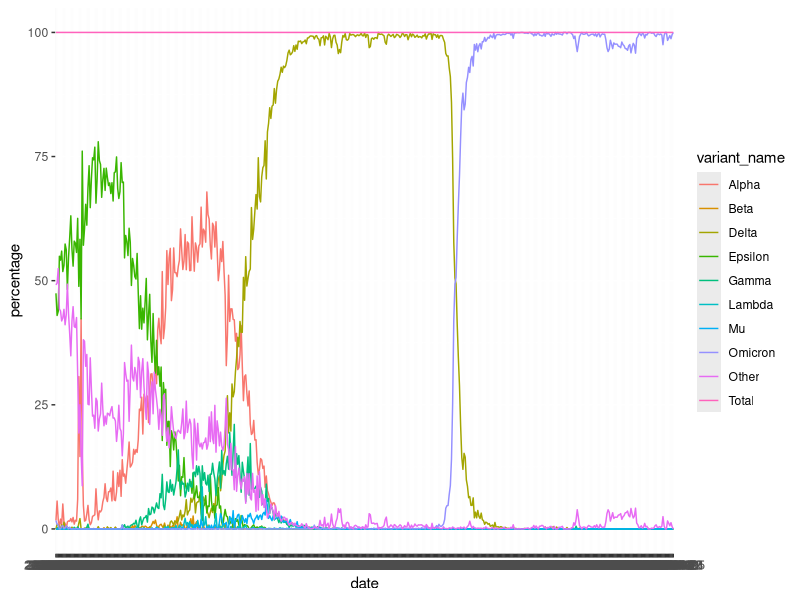
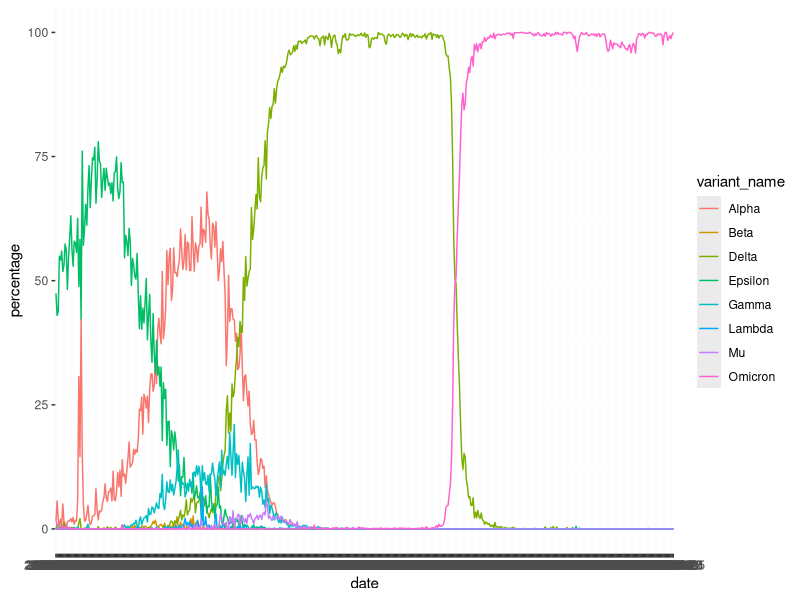
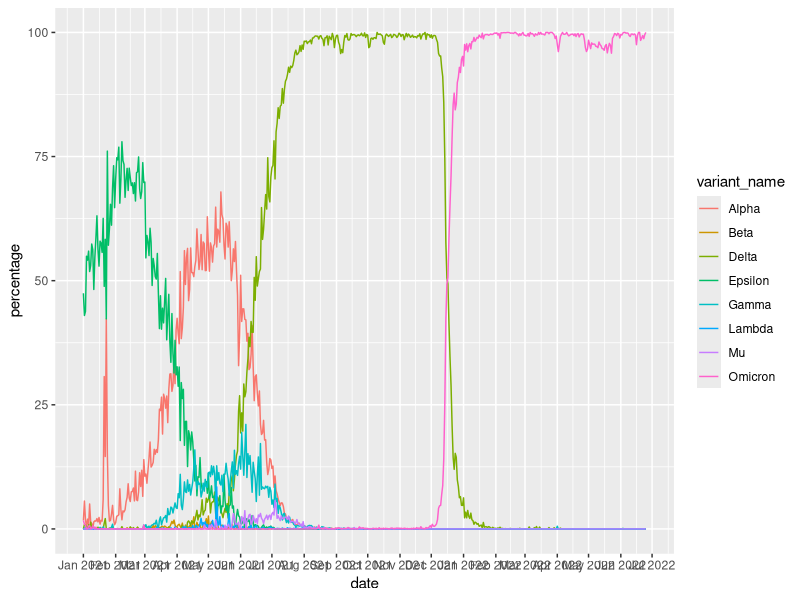
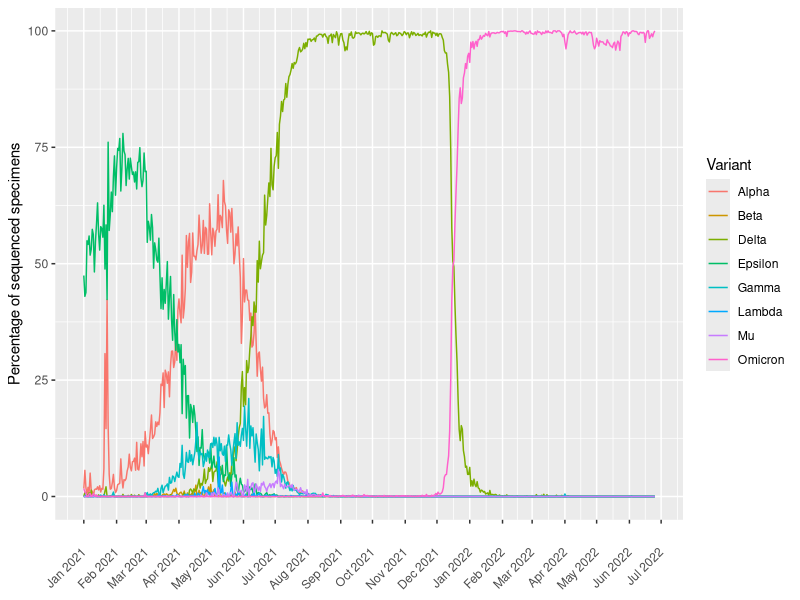
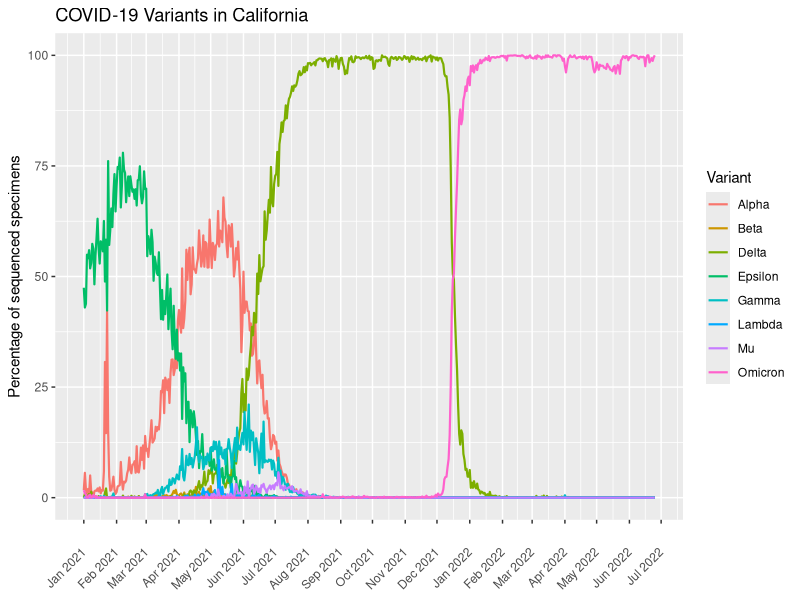
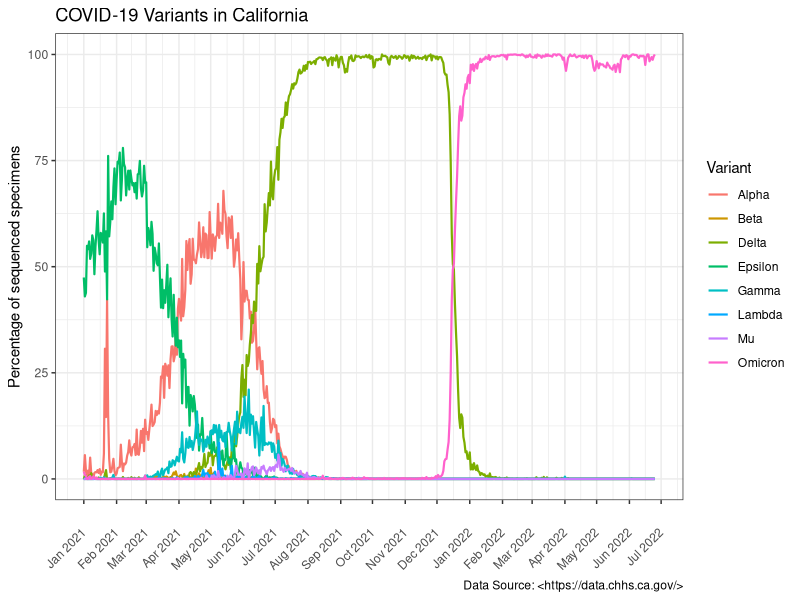

R code for these plots, in order:
## ---- chunk 1
library(dplyr)
library(lubridate)
library(ggplot2)
## ---- chunk 2
total_data <- read.csv("covid19_variants.csv")
# Preliminary look at the data
head(total_data)
## ---- chunk 3
ggplot(total_data, aes(x = date, y = percentage, group = variant_name, color = variant_name))+
  geom_line()
## ---- chunk 4
# Filter out all rows that have a variant name of "Total"
no_total <- total_data %>% filter(variant_name != "Total" )

# Filter out all rows with a variant name of "Other"
variants <- no_total %>% filter(variant_name != "Other")

# Graph to ensure that total and other are no longer represented on the graph
ggplot(variants, aes(x = date, y = percentage, group = variant_name, color = variant_name))+
  geom_line()
## ---- chunk 5
# Convert each date in the date column into the lubridate date class.
variants$date <- as_date(variants$date)

#graph again, with the X axis broken into 1 month increments and displaying the month and year
ggplot(variants, aes(x = date, y = percentage, group = variant_name, color = variant_name))+
  geom_line()+
  scale_x_date(date_breaks = "1 month", date_labels = "%b %Y")
## ---- chunk 6
ggplot(variants, aes(x = date, y = percentage, group = variant_name, color = variant_name))+
  geom_line()+
  scale_x_date(date_breaks = "1 month", date_labels = "%b %Y")+ 
  labs(y ="Percentage of sequenced specimens", x = "", color = "Variant" )+
  # Angle the x axis text so that they don't overlap
  theme(axis.text.x = element_text(angle = 45, vjust = 0.5, hjust=1))
  
## ---- chunk 7
ggplot(variants, aes(x = date, y = percentage, group = variant_name, color = variant_name))+
  geom_line(size = 0.75)+ #change the width of the lines
  scale_x_date(date_breaks = "1 month", date_labels = "%b %Y")+ 
  labs(y ="Percentage of sequenced specimens", x = "", color = "Variant", 
       title = "COVID-19 Variants in California")+
  theme(axis.text.x = element_text(angle = 45, vjust = 0.5, hjust=1))
  
## ---- chunk 8
ggplot(variants, aes(x = date, y = percentage, group = variant_name, color = variant_name))+
  geom_line(size = 0.75)+ #change the width of the slide
  scale_x_date(date_breaks = "1 month", date_labels = "%b %Y")+ 
  labs(y ="Percentage of sequenced specimens", x = "", color = "Variant", 
       title = "COVID-19 Variants in California", 
       # Adds in a caption on the bottom right of the graph to show the data source
       caption = "Data Source: <https://data.chhs.ca.gov/>")+  
  theme_bw()+
  theme(axis.text.x = element_text(angle = 45, vjust = 0.5, hjust=1))
  
